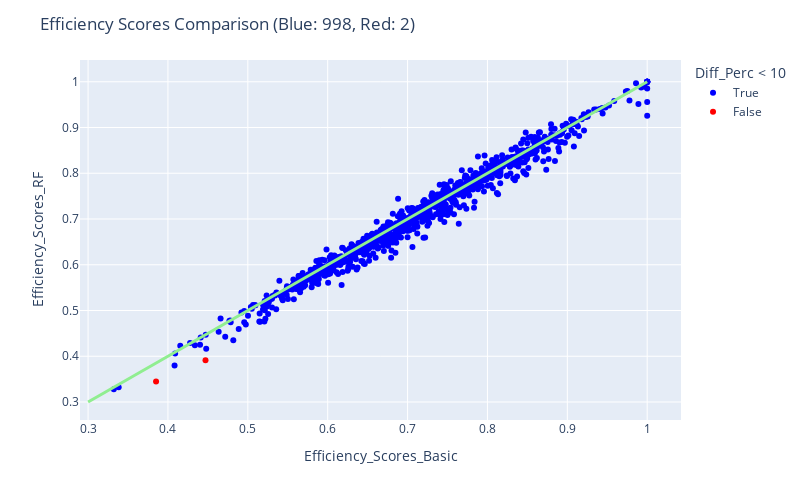

Notebook code for this chart:
### Code cell
fig = px.scatter(res_rf, x="Efficiency_Scores_Basic", y="Efficiency_Scores_RF", color = "Diff_Perc < 10", color_discrete_map= {True:"blue", False: "red"},
                 hover_data=["Efficiency_Scores_Basic", "Efficiency_Scores_RF", "Diff_Perc"] + [res_rf.index])


fig.add_traces(
    list(px.line(x = np.linspace(0.3, 1, num=2), y = np.linspace(0.3, 1, num=2)).select_traces())
)

fig.update_traces(line_color='lightgreen', line_width=3)

fig.update_layout(
    autosize=False,
    width=800,
    height=500,
    title_text=f"Efficiency Scores Comparison (Blue: {blue}, Red: {red})",
)

fig.show()

### Figure 1 — Plotly figure (JSON) as saved in the notebook; plotly's stock layout.template omitted (floating-point values rounded to 4 significant figures; data arrays with more than 128 entries replaced by an {"elided": "..."} marker saying what was removed)
{"data": [{"customdata": {"elided": "998x2 mixed values"}, "hovertemplate": "Diff_Perc < 10=True<br>Efficiency_Scores_Basic=%{x}<br>Efficiency_Scores_RF=%{y}<br>Diff_Perc=%{customdata[0]}<br>index=%{customdata[1]}<extra></extra>", "legendgroup": "True", "line": {"color": "lightgreen", "width": 3}, "marker": {"color": "blue", "symbol": "circle"}, "mode": "markers", "name": "True", "orientation": "v", "showlegend": true, "type": "scatter", "x": {"elided": "998 float values"}, "xaxis": "x", "y": {"elided": "998 float values"}, "yaxis": "y"}, {"customdata": [[10.41, "DMU 0098"], [12.53, "DMU 0991"]], "hovertemplate": "Diff_Perc < 10=False<br>Efficiency_Scores_Basic=%{x}<br>Efficiency_Scores_RF=%{y}<br>Diff_Perc=%{customdata[0]}<br>index=%{customdata[1]}<extra></extra>", "legendgroup": "False", "line": {"color": "lightgreen", "width": 3}, "marker": {"color": "red", "symbol": "circle"}, "mode": "markers", "name": "False", "orientation": "v", "showlegend": true, "type": "scatter", "x": [0.3851, 0.447], "xaxis": "x", "y": [0.345, 0.391], "yaxis": "y"}, {"hovertemplate": "x=%{x}<br>y=%{y}<extra></extra>", "legendgroup": "", "line": {"color": "lightgreen", "dash": "solid", "width": 3}, "marker": {"symbol": "circle"}, "mode": "lines", "name": "", "orientation": "v", "showlegend": false, "type": "scatter", "x": [0.3, 1], "xaxis": "x", "y": [0.3, 1], "yaxis": "y"}], "layout": {"autosize": false, "height": 500, "legend": {"title": {"text": "Diff_Perc < 10"}, "tracegroupgap": 0}, "margin": {"t": 60}, "title": {"text": "Efficiency Scores Comparison (Blue: 998, Red: 2)"}, "width": 800, "xaxis": {"anchor": "y", "autorange": true, "domain": [0, 1], "range": [0.2898, 1.042], "title": {"text": "Efficiency_Scores_Basic"}, "type": "linear"}, "yaxis": {"anchor": "x", "autorange": true, "domain": [0, 1], "range": [0.2607, 1.048], "title": {"text": "Efficiency_Scores_RF"}, "type": "linear"}}}
